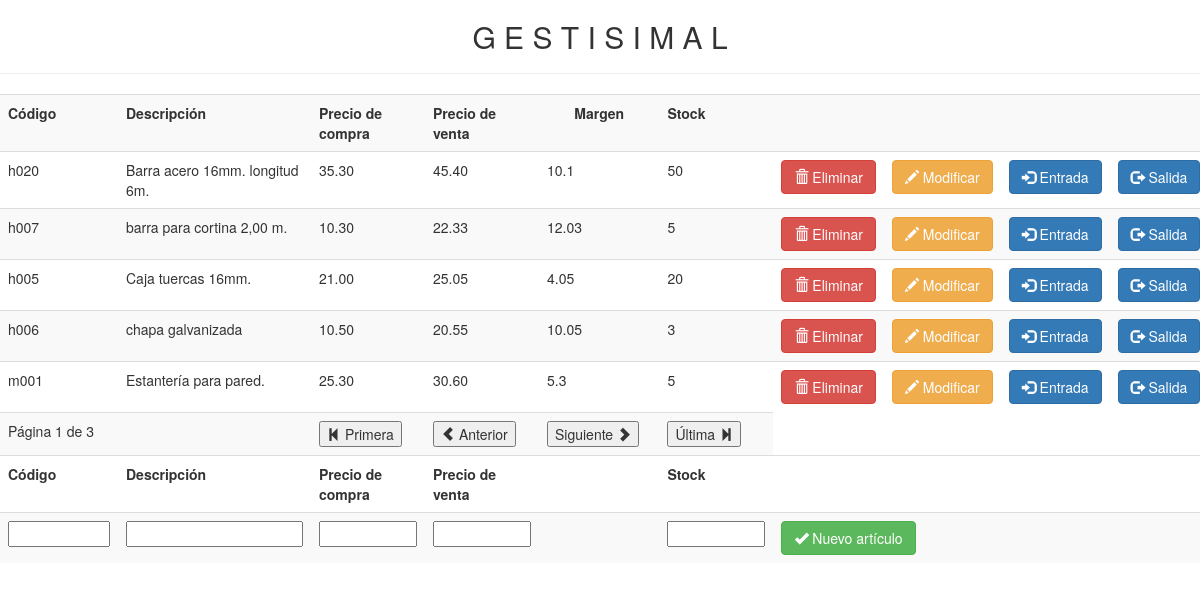
Page /4_4/pagina.php?ejercicio=4_4_1/04 on the committed database.
### tables this page shows
CREATE TABLE IF NOT EXISTS `articulo` (
  `codigo` varchar(4) NOT NULL,
  `descripcion` varchar(100) NOT NULL,
  `precio_compra` decimal(10,2) NOT NULL,
  `precio_venta` decimal(10,2) NOT NULL,
  `stock` int(11) NOT NULL
);

### 4_4/4_4_1/04.php (the view, shortened to what this page needs)
<h2 class="text-center">G E S T I S I M A L</h2>
<hr>
<?php
$conexion = mysqli_connect("localhost", "root", "");
mysqli_select_db($conexion, "gestisimal");
$listadoArticulos = "SELECT codigo, descripcion, precio_compra, precio_venta, stock FROM articulo";
$consulta = mysqli_query($conexion, $listadoArticulos);
$numArticulos = mysqli_num_rows($consulta);
$numPaginas = floor(abs($numArticulos - 1) / 5 + 1);
$listadoArticulos = "SELECT codigo, descripcion, precio_compra, precio_venta, stock FROM articulo ORDER BY descripcion LIMIT " .
  (($_SESSION['pagina'] - 1) * 5) . ", 5";
$consulta = mysqli_query($conexion, $listadoArticulos);
?>
<table class="table table-striped">
  <tr>
    <th>Código</th>
    <th>Descripción</th>
    <th>Precio de<br>compra</th>
    <th>Precio de<br>venta</th>
    <th>&nbsp;&nbsp;&nbsp;&nbsp;&nbsp;&nbsp;&nbsp;Margen&nbsp;&nbsp;&nbsp;&nbsp;&nbsp;&nbsp;&nbsp;</th>
    <th>Stock</th>
    <th></th>
    <th></th>
    <th></th>
    <th></th>
  </tr>
  <?php
  while ($registro = mysqli_fetch_array($consulta)) {
  ?>
    <tr>
      <td><?= $registro['codigo'] ?></td>
      <td><?= $registro['descripcion'] ?></td>
      <td><?= $registro['precio_compra'] ?></td>
      <td><?= $registro['precio_venta'] ?></td>
      <td><?= ($registro['precio_venta'] - $registro['precio_compra']) ?></td>
      <td><?= $registro['stock'] ?></td>
      <td>
        <form action="pagina.php" method="post">
          <button type="submit" class="btn btn-danger"><span class="glyphicon glyphicon-trash"></span> Eliminar</button>
        </form>
      </td>
      <td>
        <form action="pagina.php" method="post">
          <button type="submit" class="btn btn-warning"><span class="glyphicon glyphicon-pencil"></span> Modificar</button>
        </form>
      </td>
      <td>
        <form action="pagina.php" method="post">
          <button type="submit" class="btn btn-primary"><span class="glyphicon glyphicon-log-in"></span> Entrada</button>
        </form>
      </td>
      <td>
        <form action="pagina.php" method="post">
          <button type="submit" class="btn btn-primary"><span class="glyphicon glyphicon-log-out"></span> Salida</button>
        </form>
      </td>
    </tr>
  <?php
  }
  ?>
  <tr>
    <td>Página <?= $_SESSION['pagina'] ?> de <?= $numPaginas ?></td>
    <td></td>
    <td>
      <form action="pagina.php" method="post">
        <button type="submit" name="pagina" value="Primera">
          <span class="glyphicon glyphicon-step-backward"></span>
          Primera
        </button>
      </form>
    </td>
    <td>
      <form action="pagina.php" method="post">
        <button type="submit" name="pagina" value="Anterior">
          <span class="glyphicon glyphicon-chevron-left"></span>
          Anterior
        </button>
      </form>
    </td>
    <td>
      <form action="pagina.php" method="post">
        <button type="submit" name="pagina" value="Siguiente">
          Siguiente
          <span class="glyphicon glyphicon-chevron-right"></span>
        </button>
      </form>
    </td>
    <td>
      <form action="pagina.php" method="post">
        <button type="submit" name="pagina" value="Ultima">
          Última
          <span class="glyphicon glyphicon-step-forward"></span>
        </button>
      </form>
    </td>
    <form action="pagina.php" method="post">
  <tr>
    <td><b>Código</b></td>
    <td><b>Descripción</b></td>
    <td><b>Precio de compra</b></td>
    <td><b>Precio de venta</b></td>
    <td></td>
    <td><b>Stock</b></td>
    <td></td>
    <td></td>
    <td></td>
    <td></td>
  </tr>
  <td><input type="text" name="codigo" size="10"></td>
  <td><input type="text" name="descripcion"></td>
  <td><input type="number" min="0" name="precio_compra" step="0.01" style="width: 7em"></td>
  <td><input type="number" min="0" name="precio_venta" step="0.01" style="width: 7em"></td>
  <td><input type="hidden" name="accion" value="Nuevo articulo"></td>
  <td><input type="number" min="0" name="stock" style="width: 7em"></td>
  <td colspan="2">
    <button type="submit" class="btn btn-success"><span class="glyphicon glyphicon-ok"></span> Nuevo artículo</button>
  </td>
  <td></td>
  <td></td>
  </form>
  </tr>
</table>

### rows in the picture
articulo: codigo "h020", descripcion "Barra acero 16mm. longitud 6m.", precio_compra "35.30", precio_venta "45.40", $registro['precio_venta'] - $registro['precio_compra'] "10.1", stock "50"
articulo: codigo "h007", descripcion "barra para cortina 2,00 m.", precio_compra "10.30", precio_venta "22.33", $registro['precio_venta'] - $registro['precio_compra'] "12.03", stock "5"
articulo: codigo "h005", descripcion "Caja tuercas 16mm.", precio_compra "21.00", precio_venta "25.05", $registro['precio_venta'] - $registro['precio_compra'] "4.05", stock "20"
articulo: codigo "h006", descripcion "chapa galvanizada", precio_compra "10.50", precio_venta "20.55", $registro['precio_venta'] - $registro['precio_compra'] "10.05", stock "3"
articulo: codigo "m001", descripcion "Estantería para pared.", precio_compra "25.30", precio_venta "30.60", $registro['precio_venta'] - $registro['precio_compra'] "5.3", stock "5"

### other values in the picture
$_SESSION['pagina'] "1"
$numPaginas "3"
